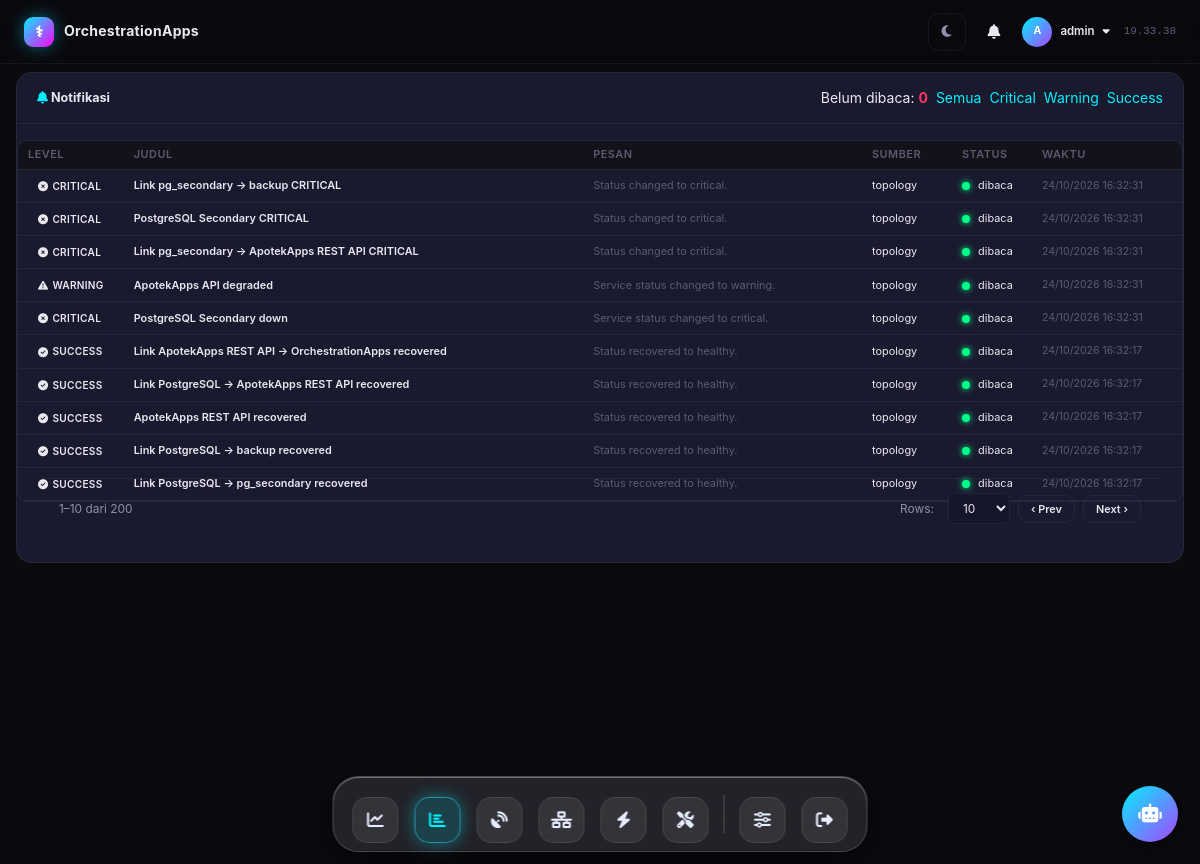
/alerts/ (signed in), run on an earlier commit of the app's database.
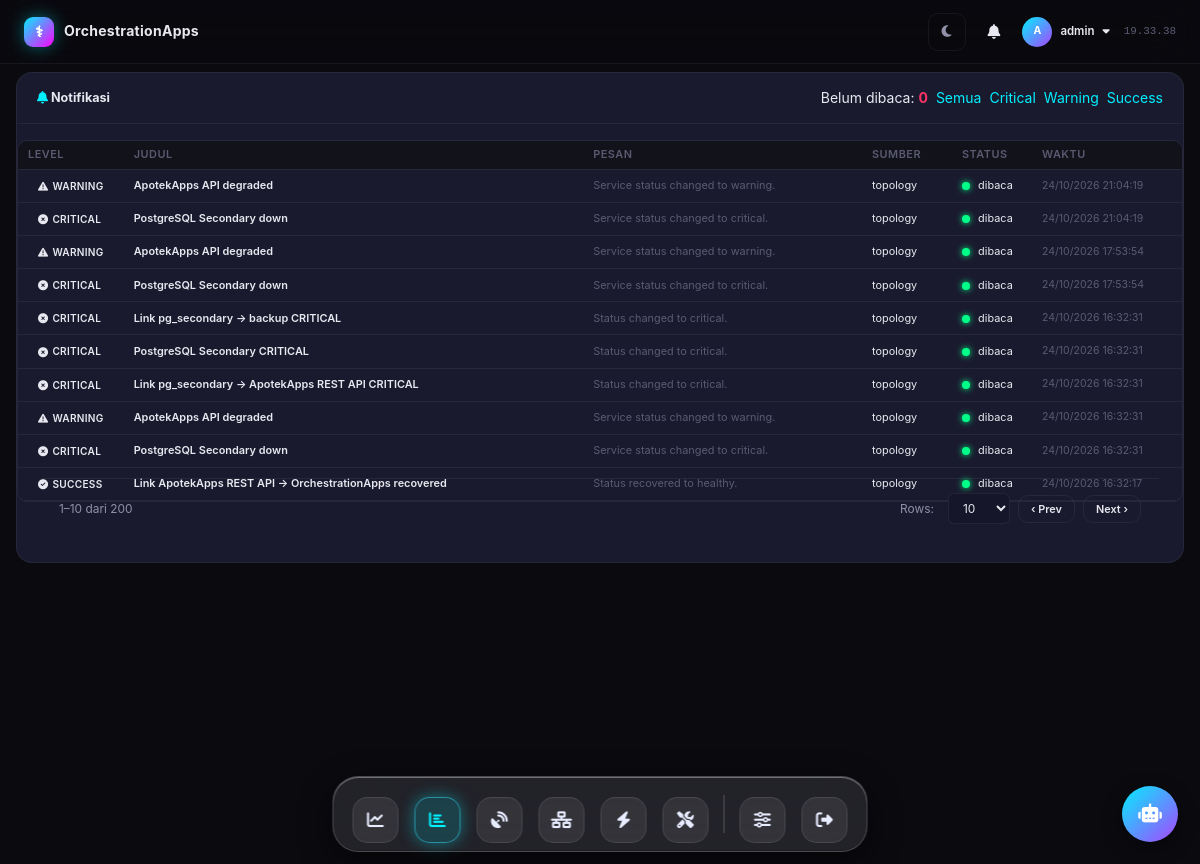
And on a later commit of the database.
### apps/monitor/models.py (models this page shows, shortened)
class Alert(models.Model):
    LEVEL_INFO = "info"
    LEVEL_WARNING = "warning"
    LEVEL_CRITICAL = "critical"
    LEVEL_SUCCESS = "success"
    LEVEL_CHOICES = [
        (LEVEL_INFO, "Info"),
        (LEVEL_WARNING, "Warning"),
        (LEVEL_CRITICAL, "Critical"),
        (LEVEL_SUCCESS, "Success"),
    ]
    level = models.CharField(max_length=10, choices=LEVEL_CHOICES, default=LEVEL_INFO)
    title = models.CharField(max_length=200)
    message = models.TextField(blank=True, default="")
    source = models.CharField(max_length=60, default="topology",
                              help_text="Asal alert, mis. topology / monitor")
    is_read = models.BooleanField(default=False)
    created_at = models.DateTimeField(default=timezone.now)
    class Meta:
        ordering = ["-created_at"]
        indexes = [models.Index(fields=["is_read", "created_at"])]
    @property
    def icon(self):
        return {
            self.LEVEL_INFO: "fa-circle-info",
            self.LEVEL_WARNING: "fa-triangle-exclamation",
            self.LEVEL_CRITICAL: "fa-circle-xmark",
            self.LEVEL_SUCCESS: "fa-circle-check",
        }.get(self.level, "fa-bell")

### apps/monitor/views.py (the view)
# urls.py: path("alerts/", views.alerts_view, name="alerts_page"),
@login_required
def alerts_view(request):
    level = request.GET.get("level", "")
    qs = Alert.objects.all()
    if level in {Alert.LEVEL_INFO, Alert.LEVEL_WARNING, Alert.LEVEL_CRITICAL, Alert.LEVEL_SUCCESS}:
        qs = qs.filter(level=level)
    alerts = qs[:200]
    context = {
        "active_menu": "alerts",
        "alerts": alerts,
        "level_filter": level,
        "unread": Alert.objects.filter(is_read=False).count(),
    }
    return render(request, "monitor/alerts.html", context)

### templates/monitor/alerts.html (shortened to what this page needs)
{% extends "base.html" %}
{% block content %}
<div class="card" style="margin-bottom:16px">
  <div class="card__header">
    <h2 class="card__title"><i class="fa-solid fa-bell" style="color:var(--neon-cyan)"></i> Notifikasi</h2>
    <div class="card__actions">
      <span class="stat">Belum dibaca: <b style="color:var(--neon-red)">{{ unread }}</b></span>
      <a href="{% url 'alerts_page' %}" class="filter-btn {% if not level_filter %}active{% endif %}">Semua</a>
      <a href="{% url 'alerts_page' %}?level=critical" class="filter-btn {% if level_filter == 'critical' %}active{% endif %}">Critical</a>
      <a href="{% url 'alerts_page' %}?level=warning" class="filter-btn {% if level_filter == 'warning' %}active{% endif %}">Warning</a>
      <a href="{% url 'alerts_page' %}?level=success" class="filter-btn {% if level_filter == 'success' %}active{% endif %}">Success</a>
    </div>
  </div>
  <div class="card__body" style="padding:0">
    <div class="table-wrapper">
      <table class="table table--compact">
        <thead><tr>
          <th style="width:90px">Level</th>
          <th>Judul</th>
          <th>Pesan</th>
          <th style="width:90px">Sumber</th>
          <th style="width:80px">Status</th>
          <th style="width:150px">Waktu</th>
        </tr></thead>
        <tbody>
          {% for a in alerts %}
          <tr class="alert-row {% if not a.is_read %}row-unread{% endif %}">
            <td>
              <span class="badge badge--{{ a.level }}">
                <i class="fa-solid {{ a.icon }}"></i> {{ a.level }}
              </span>
            </td>
            <td class="text-sm" style="font-weight:600">{{ a.title }}</td>
            <td class="text-sm text-muted">{{ a.message|default:"—" }}</td>
            <td class="text-sm">{{ a.source }}</td>
            <td>
              {% if a.is_read %}<span class="status-dot status-dot--success"></span> dibaca
              {% else %}<span class="status-dot status-dot--warning"></span> baru{% endif %}
            </td>
            <td class="text-muted" style="font-size:.75rem;white-space:nowrap">{{ a.created_at|date:"d/m/Y H:i:s" }}</td>
          </tr>
          {% empty %}
          <tr><td colspan="6" class="text-center text-muted" style="padding:2rem">Belum ada notifikasi.</td></tr>
          {% endfor %}
        </tbody>
      </table>
    </div>
  </div>
  <div class="pagination-bar" id="alertPager">
    <span class="page-info" id="alertInfo"></span>
    <div class="page-actions">
      <span class="page-size-label">Rows:</span>
      <select id="alertPageSize" class="select-sm">
        <option value="10" selected>10</option>
      </select>
      <button class="btn btn-outline btn-sm" id="alertPrev">‹ Prev</button>
      <button class="btn btn-outline btn-sm" id="alertNext">Next ›</button>
    </div>
  </div>
</div>
{% endblock %}

What changed in the data, as far as the page shows it:
no longer on this page (row unchanged): Alert: level "SUCCESS", title "Link PostgreSQL → ApotekApps REST API recovered", message "Status recovered to healthy.", source "topology", is_read True (drawn), created_at "24/10/2026 16:32:17"
no longer on this page (row unchanged): Alert: level "SUCCESS", title "ApotekApps REST API recovered", message "Status recovered to healthy.", source "topology", is_read True (drawn), created_at "24/10/2026 16:32:17"
no longer on this page (row unchanged): Alert: level "SUCCESS", title "Link PostgreSQL → backup recovered", message "Status recovered to healthy.", source "topology", is_read True (drawn), created_at "24/10/2026 16:32:17"
no longer on this page (row unchanged): Alert: level "SUCCESS", title "Link PostgreSQL → pg_secondary recovered", message "Status recovered to healthy.", source "topology", is_read True (drawn), created_at "24/10/2026 16:32:17"
added Alert: level "WARNING", title "ApotekApps API degraded", message "Service status changed to warning.", source "topology", is_read True (drawn), created_at "24/10/2026 21:04:19"
added Alert: level "CRITICAL", title "PostgreSQL Secondary down", message "Service status changed to critical.", source "topology", is_read True (drawn), created_at "24/10/2026 21:04:19"
added Alert: level "WARNING", title "ApotekApps API degraded", message "Service status changed to warning.", source "topology", is_read True (drawn), created_at "24/10/2026 17:53:54"
added Alert: level "CRITICAL", title "PostgreSQL Secondary down", message "Service status changed to critical.", source "topology", is_read True (drawn), created_at "24/10/2026 17:53:54"
